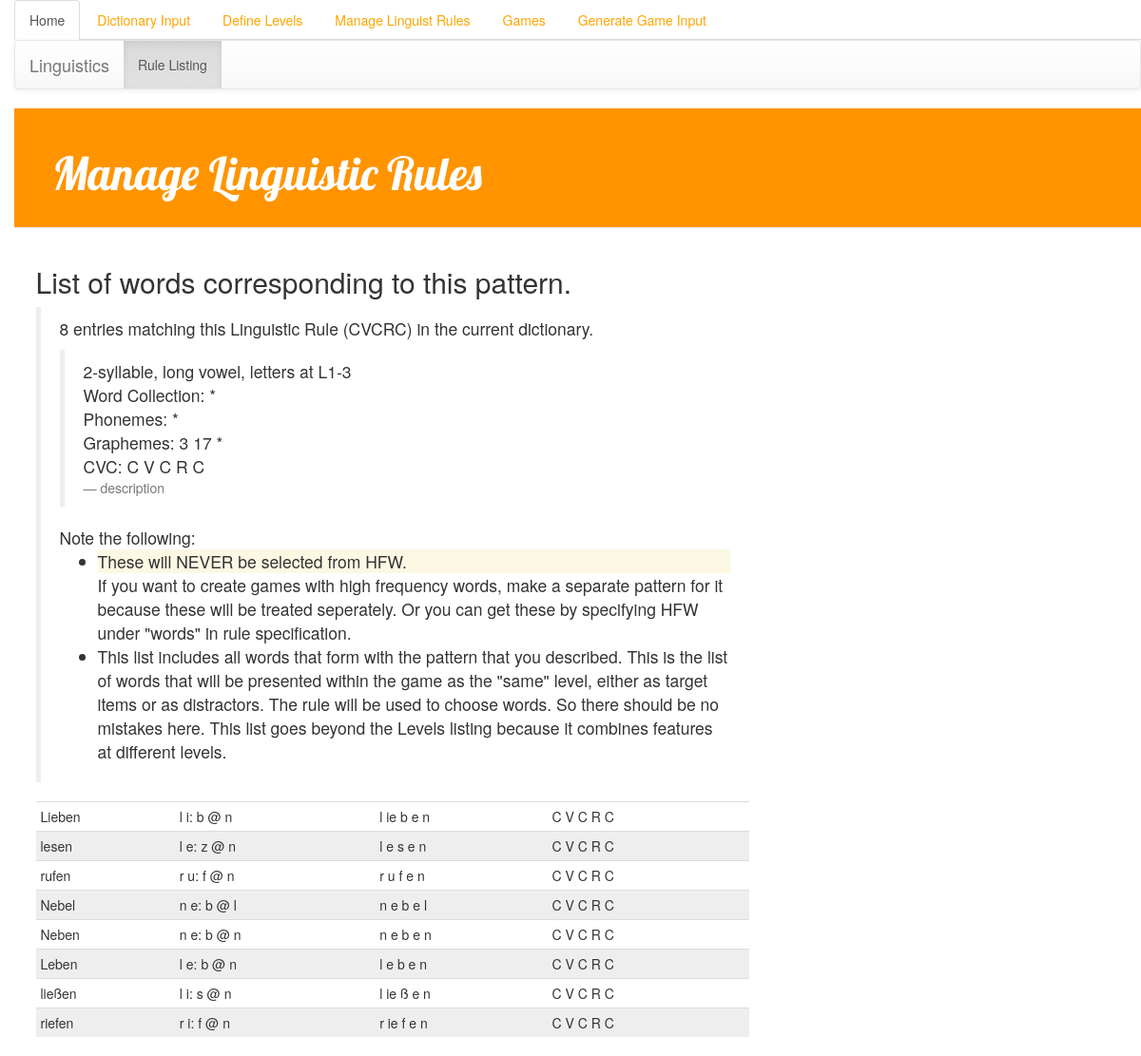
The page /Linguistics/linguistics_Rulelist/8/ on the database its author committed.
### Linguistics/models.py (models this page shows, shortened)
class LinguisticRule(models.Model):
    name = models.CharField(max_length=200,default='', null=True)
    description = models.TextField(default='Missing Description')
    word = models.CharField(max_length=200,default='',null=True)
    ph = models.CharField(max_length=200,default='',null=True)
    gr = models.CharField(max_length=200,default='',null=True)
    CVC = models.CharField(max_length=200,default='',null=True)

### Database/models.py (models this page shows, shortened)
class Entry(models.Model):
    dictionary = models.ForeignKey(Dictionary,default='',null=True)
    word = models.CharField(max_length=200,default='',null=True)
    CVC = models.CharField(max_length=200,default='',null=True)
    gr = models.CharField(max_length=200,default='',null=True)
    ph = models.CharField(max_length=200,default='',null=True)
    HFW = models.BooleanField(default=False)

### Linguistics/views.py (the view)
# urls.py: url(r'^linguistics_Rulelist/(?P<pk>\d+)/$', views.linguistics_Rulelist, name='linguistics_Rulelist'),
def linguistics_Rulelist(request,pk):
    rule = LinguisticRule.objects.get(pk=pk)
    entries, message = get_entries_that_match(instance=rule)
    num_entries = len(entries)
    if (message != ""): messages.warning(request, message)
    return render(request, 'Linguistics/linguistics_Rulelist.html',
                  {'entries': entries, 'num_entries': num_entries, 'rule': rule})

### Database/models.py (called while the page is built)
def find_letter_match(pre_entries, letters, index):
    entries = list()
    for e in pre_entries:
        spelling = e.gr.split()
        if (spelling[index] in letters):
            entries.append(e)
    return entries

### templates/Linguistics/linguistics_Rulelist.html
{% extends 'Linguistics/base.html' %}
{% block content %}
    <h2>List of words corresponding to this pattern. </h2>
<blockquote>
    <p>
    {{ num_entries }} entries matching this Linguistic Rule ({{ rule.name}}) in the current dictionary.<br>
    <blockquote>
    {{ rule.description}} <br>
    Word Collection: {{ rule.word }}<br>
    Phonemes: {{ rule.ph }} <br>
    Graphemes: {{ rule.gr }} <br>
    CVC: {{ rule.CVC }}
    <small>description</small>
    </blockquote>
    Note the following:
    <ul>
        <li>
            <p class="bg-warning">These will NEVER be selected from HFW.</p>
            If you want to create games with high frequency words, make a separate pattern
            for it because these will be treated seperately. Or you can get these by specifying HFW under "words" in rule specification.
        </li>
        <li>
        This list includes all words that form with the pattern that you described.
        This is the list of words that will be presented within the game as the "same" level, either
        as target items or as distractors. The rule will be used to choose words. So there should be no mistakes here.
        This list goes beyond the Levels listing because it combines features at different levels.
        </li>
    </ul>
</p>
</blockquote>
    <table class="table table-condensed">
        <tbody>
        {%  for entry in entries %}
            <tr>
                <td>
                    {{ entry.word }}
                </td>
                <td>
                    {{ entry.ph }}
                </td>
                <td>
                    {{ entry.gr }}
                </td>
                <td>
                    {{ entry.CVC }}
                </td>
            </tr>
        {%  endfor %}
        </tbody>
        </table>
{% endblock %}

### Input/static/Input/css/style.css (style rules this page uses)
body { padding-left: 15px; }
table tr:nth-child(even) { background-color: #eee; }
table tr:nth-child(odd) { background-color:#fff; }

### rows shown on the page
LinguisticRule: name "CVCRC", description "2-syllable, long vowel, letters at L1-3", word "*", ph "*", gr "3 17 *", CVC "C V C R C"
Entry: word "Lieben", ph "l i: b @ n", gr "l ie b e n", CVC "C V C R C"
Entry: word "lesen", ph "l e: z @ n", gr "l e s e n", CVC "C V C R C"
Entry: word "rufen", ph "r u: f @ n", gr "r u f e n", CVC "C V C R C"
Entry: word "Nebel", ph "n e: b @ l", gr "n e b e l", CVC "C V C R C"
Entry: word "Neben", ph "n e: b @ n", gr "n e b e n", CVC "C V C R C"
Entry: word "Leben", ph "l e: b @ n", gr "l e b e n", CVC "C V C R C"
Entry: word "ließen", ph "l i: s @ n", gr "l ie ß e n", CVC "C V C R C"
Entry: word "riefen", ph "r i: f @ n", gr "r ie f e n", CVC "C V C R C"

### other values the page prints
{{ num_entries }} "8"
